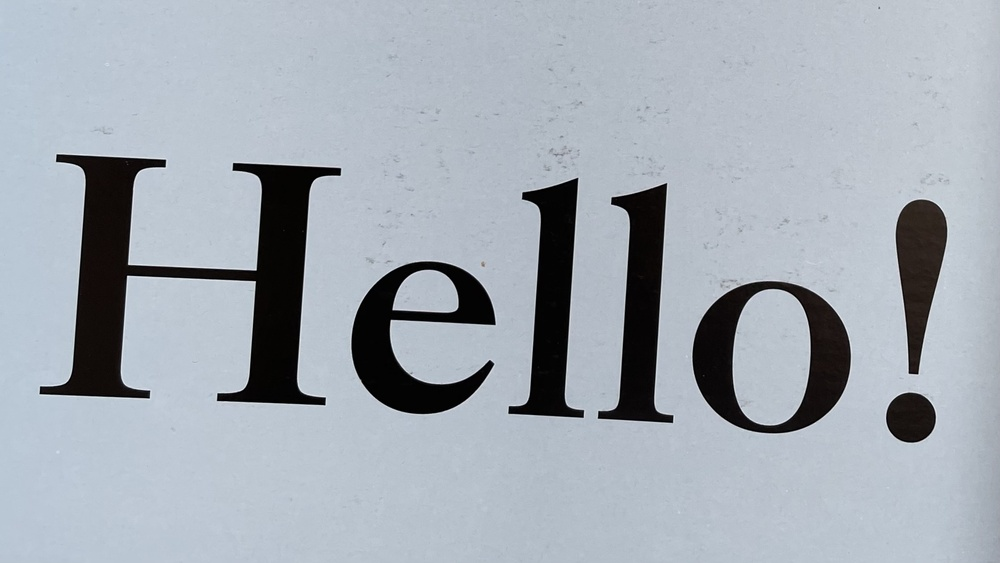
%> input picture HELLO.jpg, 1000 x 563 px, shrunk from 2236 x 1258 before the run
$ octave --eval "result = edge_detect(rgb2gray(imread('HELLO.jpg')));"   (GNU Octave 9; MATLAB toolbox functions it lacks are replaced by stand-ins)
%> lines starting %> are read from the running program, lines starting %| are printed output that depends on the picture
function bimg = edge_detect(img)
    % sobel filters
    Gx = [-1 0 1; -2 0 2; -1 0 1];
    Gy = [-1 -2 -1; 0 0 0; 1 2 1];

    % to find gx and gy convolute sobel filters with image
    gx = conv2(double(img), Gx, 'same');
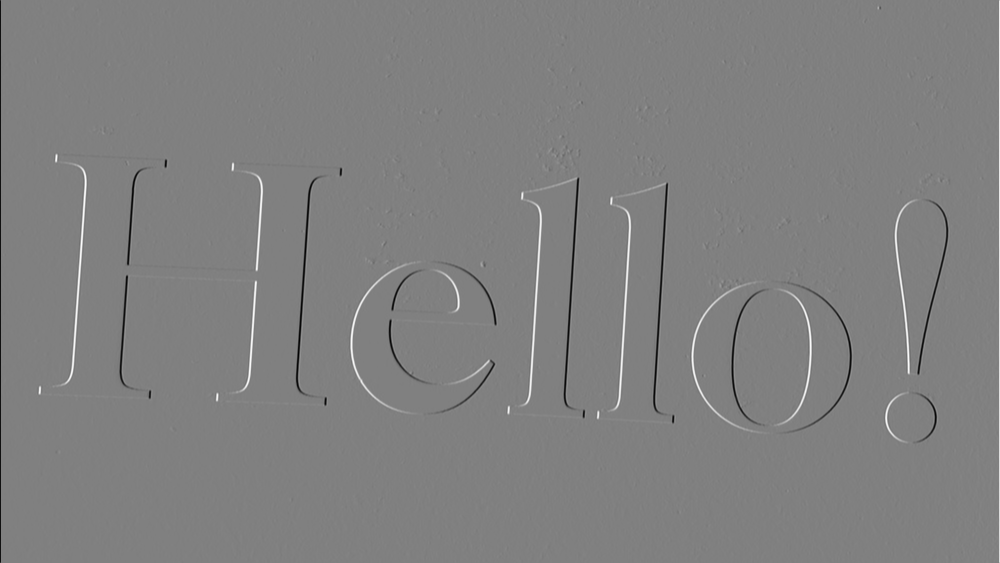
%> gx: size 563x1000 double; min -911, max 898, mean 0.1; drawn with min black and max white
    gy = conv2(double(img), Gy, 'same');
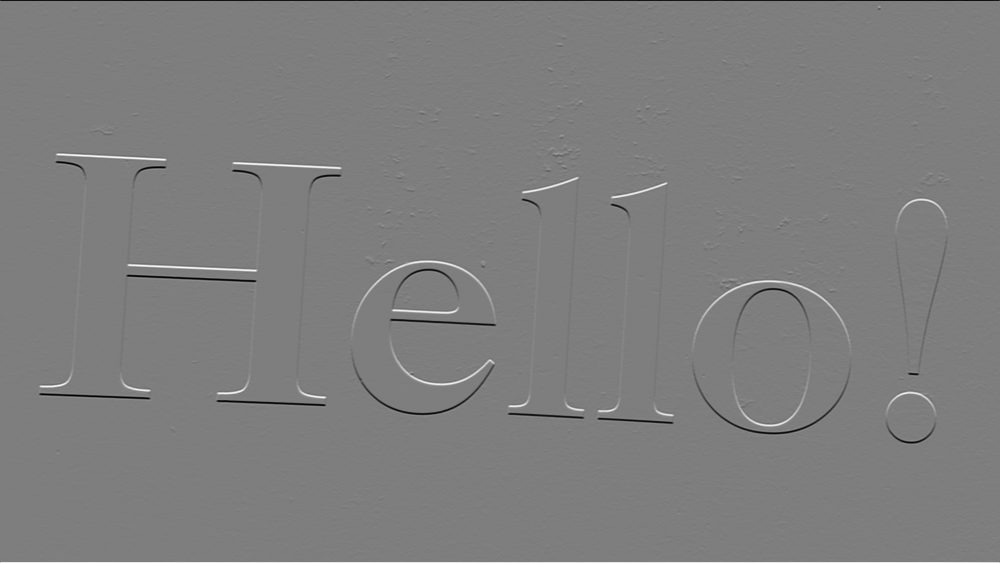
%> gy: size 563x1000 double; min -918, max 937, mean 0; drawn with min black and max white

    mag = sqrt(gx.^2 + gy.^2);
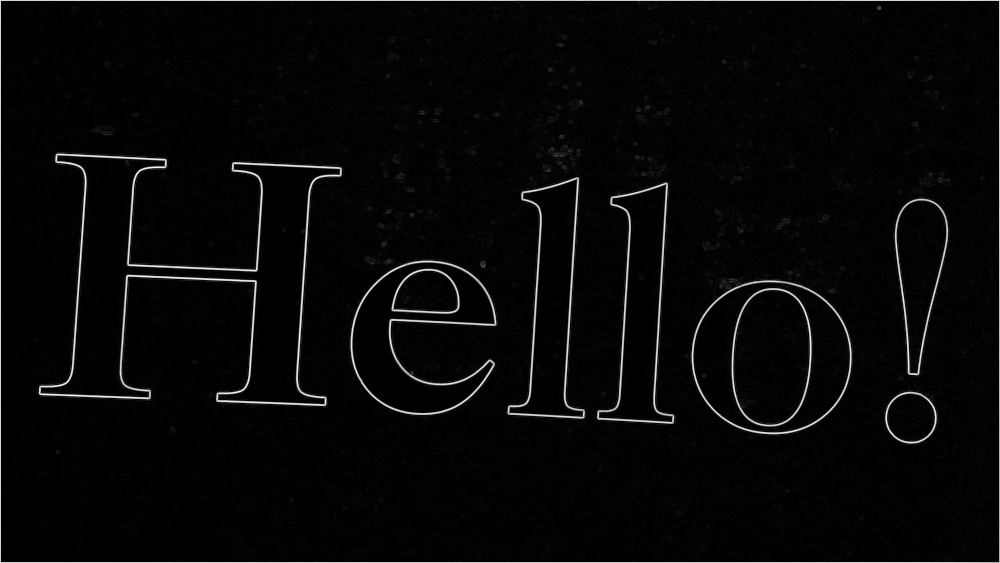
%> mag: size 563x1000 double; min 0, max 938.1, mean 28; drawn with min black and max white
    % dir = atan2d(grad_y, grad_x);
    % dir(dir<0) = dir(dir<0) + 360;

    mag_mask = mag > 0.25*max(mag);
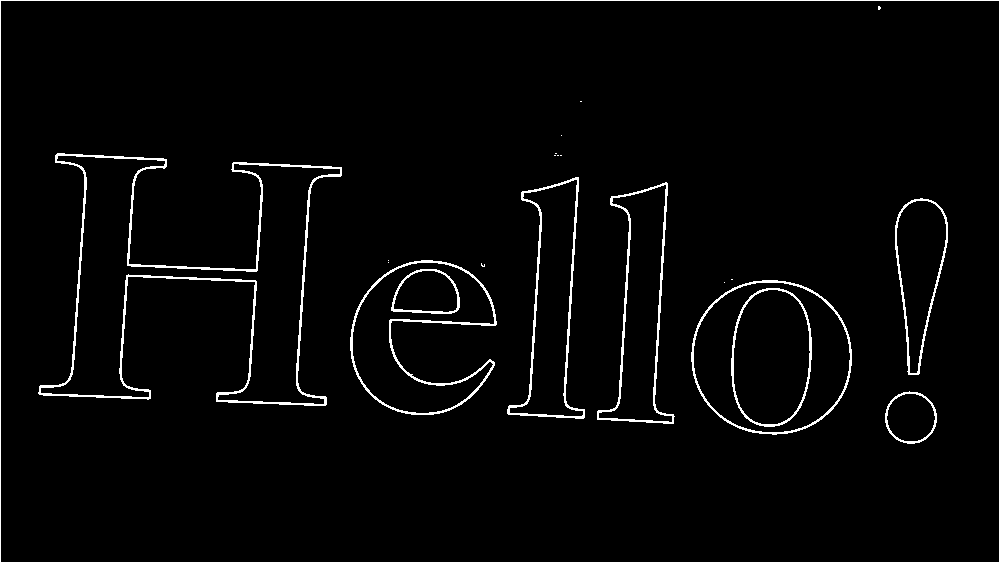
%> mag_mask: size 563x1000 logical; 2.9% white in thin lines or dots

    edges = bwconncomp(mag_mask,8);
%> edges = 22 connected components
    bimg = labelmatrix(edges) > 0;

end
